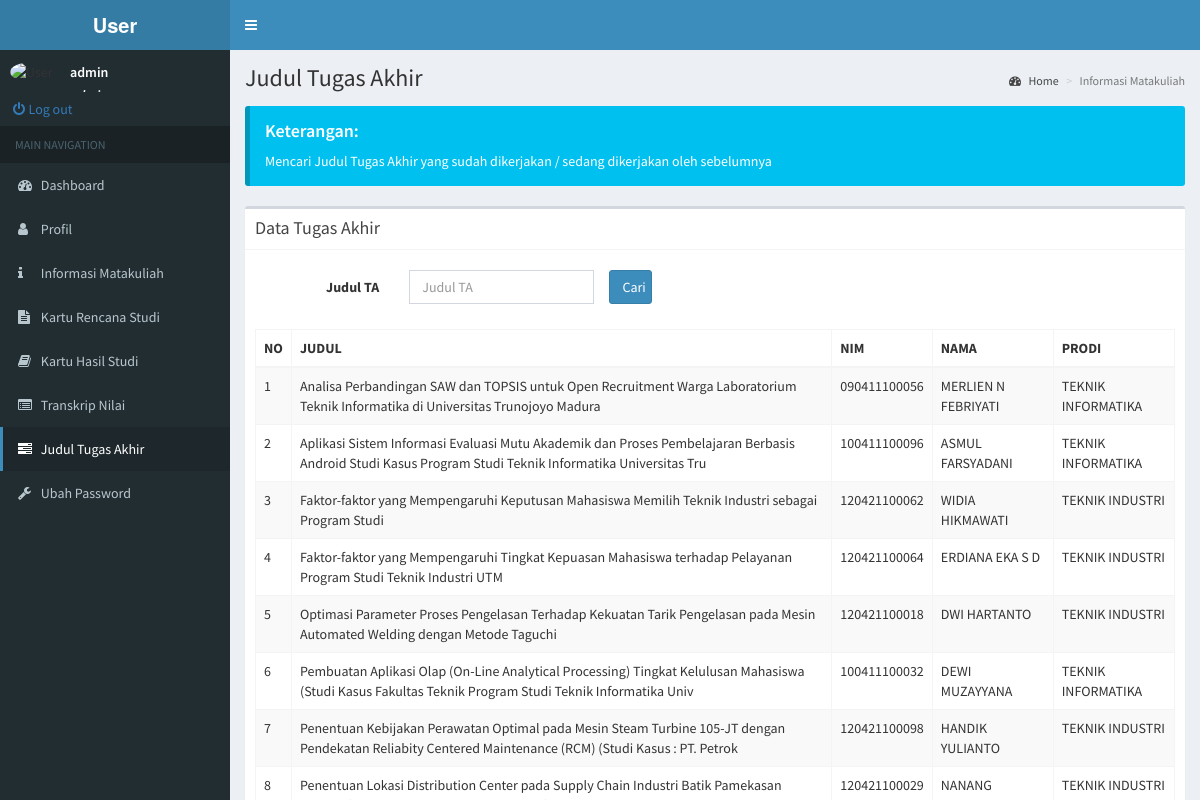
Page /user/pages/layout/JudulTugasAkhir.php (signed in) on the committed database.
### tables this page shows
CREATE TABLE `tbl_menu_user` (
  `id` int(11) NOT NULL,
  `menu` varchar(20) NOT NULL,
  `icon` varchar(20) DEFAULT NULL,
  `link` varchar(100) DEFAULT NULL,
  `sub` varchar(3) DEFAULT NULL
);

CREATE TABLE `tbl_judul_ta` (
  `id` int(11) NOT NULL,
  `judul` varchar(150) NOT NULL,
  `nim` varchar(12) NOT NULL,
  `nama` varchar(100) NOT NULL,
  `prodi` varchar(50) NOT NULL
);

### user/pages/layout/JudulTugasAkhir.php (the view, shortened to what this page needs)
<!DOCTYPE html>
<html>
<head>
  <link rel="stylesheet" href="../../../bower/bower_components/bootstrap/dist/css/bootstrap.min.css">
  <link rel="stylesheet" href="../../../bower/bower_components/font-awesome/css/font-awesome.min.css">
  <link rel="stylesheet" href="../../../bower/bower_components/Ionicons/css/ionicons.min.css">
  <link rel="stylesheet" href="../../../bower/dist/css/AdminLTE.min.css">
  <link rel="stylesheet" href="../../../bower/dist/css/skins/_all-skins.min.css">
</head>
<body class="hold-transition skin-blue fixed sidebar-mini">
<div class="wrapper">
  <header class="main-header">
    <a class="logo">
      <span class="logo-lg"><b>User</b></span>
    </a>
    <nav class="navbar navbar-static-top">
      <a href="#" class="sidebar-toggle" data-toggle="push-menu" role="button">
      </a>
    </nav>
  </header>
  <aside class="main-sidebar">
    <section class="sidebar">
      <div class="user-panel">
        <div class="pull-left image">
          <img src="<?php echo  '../../../bower/dist/img/'.$_SESSION['nim'].'.jpg';?>" class="img-circle" alt="User Image">
        </div>
        <div class="pull-left info">
          <p><?php echo $_SESSION['nama'] ?></p>
          <p><i><?php echo $_SESSION['nim'] ?></i></p>
        </div>
      </div>
      <form method="post" action="../../.././cek/action_out.php">
        <div class="input-group">
          <button name="logout" class="btn btn-link"><i class="fa fa-power-off">&nbsp;</i>Log out</button>
        </div>
      </form>
      <ul class="sidebar-menu" data-widget="tree">
        <li class="header">MAIN NAVIGATION</li>
        <?php
          $con_menu = OpenCon('db_menu');
          $result_menu = $con_menu->query("SELECT * FROM tbl_menu_user ORDER BY id");
          foreach ($result_menu as $key => $value) {
            $class = '';
            $l = '../layout/';
            if ($value['menu'] == 'Dashboard'){
              $l = '../../';
            }
            if ($value['menu'] == $_SESSION['posisi']){
              $class = 'active';
            }
            echo '<li class="'.$class.'">
                    <a href='.$l.''.$value['link'].'>
                      <i class="'.$value['icon'].'"></i> <span>'.$value['menu'].'</span>
                    </a>
                  </li>';
          }
        ?>
      </ul>
    </section>
  </aside>
  <div class="content-wrapper">
    <section class="content-header">
      <h1>
        Judul Tugas Akhir
      </h1>
      <ol class="breadcrumb">
        <li><a href="#"><i class="fa fa-dashboard"></i> Home</a></li>
        <li class="active">Informasi Matakuliah</li>
      </ol>
    </section>
    <section class="content">
      <div class="callout callout-info">
        <h4>Keterangan:</h4>
        <p>Mencari Judul Tugas Akhir yang sudah dikerjakan / sedang dikerjakan oleh sebelumnya</p>
      </div>
      <div class="box">
        <div class="box-header with-border">
          <h3 class="box-title">Data Tugas Akhir</h3>
        </div>
        <div class="box-body">
          <form class="form-horizontal col-lg-7" method="GET">
            <div class="box-body">
              <div class="form-group">
                <label class="col-sm-3 control-label">Judul TA</label>
                <div class="col-sm-5">
                  <input name="judulTA" type="text" class="form-control" placeholder="Judul TA" value="<?php if(!empty($_GET['judulTA'])) echo $_GET['judulTA'];?>">
                </div>
                <button name="cari" class="col-sm-1 btn btn-primary">Cari</button>
              </div>
            </div>
          </form>
          <table class="table table-bordered table-striped">
            <thead>
              <tr>
                <th>NO</th>
                <th>JUDUL</th>
                <th>NIM</th>
                <th>NAMA</th>
                <th>PRODI</th>
              </tr>
            </thead>
            <tbody>
              <?php
                $conn = OpenCon('db_judul_ta');
                if (isset($_GET['cari'])) {
                  $result = $conn->query("SELECT judul,nim,nama,prodi FROM tbl_judul_ta WHERE judul LIKE '%".$_GET['judulTA']."%'");
                }else{
                  $result = $conn->query("SELECT judul,nim,nama,prodi FROM tbl_judul_ta");
                }
                $no = 1;
                while ($value = mysqli_fetch_array($result)) {
                  echo '<tr>
                          <td>'.$no.'</td>
                          <td>'.$value['judul'].'</td>
                          <td>'.$value['nim'].'</td>
                          <td>'.$value['nama'].'</td>
                          <td>'.$value['prodi'].'</td>
                        </tr>';
                  $no++;
                }
              ?>
            </tbody>
          </table>
        </div>
      </div>
    </section>
  </div>
</div>
</body>
</html>

### rows in the picture
tbl_menu_user: menu "Dashboard"
tbl_menu_user: menu "Profil"
tbl_menu_user: menu "Informasi Matakuliah"
tbl_menu_user: menu "Kartu Rencana Studi"
tbl_menu_user: menu "Kartu Hasil Studi"
tbl_menu_user: menu "Transkrip Nilai"
tbl_menu_user: menu "Judul Tugas Akhir"
tbl_menu_user: menu "Ubah Password"
tbl_judul_ta: judul "Analisa Perbandingan SAW dan TOPSIS untuk Open Recruitment Warga Laboratorium Teknik Informatika di Universitas Trunojoyo Madura", nim "090411100056", nama "MERLIEN N FEBRIYATI", prodi "TEKNIK INFORMATIKA"
tbl_judul_ta: judul "Aplikasi Sistem Informasi Evaluasi Mutu Akademik dan Proses Pembelajaran Berbasis Android Studi Kasus Program Studi Teknik Informatika Universitas Tru", nim "100411100096", nama "ASMUL FARSYADANI", prodi "TEKNIK INFORMATIKA"
tbl_judul_ta: judul "Faktor-faktor yang Mempengaruhi Keputusan Mahasiswa Memilih Teknik Industri sebagai Program Studi", nim "120421100062", nama "WIDIA HIKMAWATI", prodi "TEKNIK INDUSTRI"
tbl_judul_ta: judul "Faktor-faktor yang Mempengaruhi Tingkat Kepuasan Mahasiswa terhadap Pelayanan Program Studi Teknik Industri UTM", nim "120421100064", nama "ERDIANA EKA S D", prodi "TEKNIK INDUSTRI"
tbl_judul_ta: judul "Optimasi Parameter Proses Pengelasan Terhadap Kekuatan Tarik Pengelasan pada Mesin Automated Welding dengan Metode Taguchi", nim "120421100018", nama "DWI HARTANTO", prodi "TEKNIK INDUSTRI"
tbl_judul_ta: judul "Pembuatan Aplikasi Olap (On-Line Analytical Processing) Tingkat Kelulusan Mahasiswa (Studi Kasus Fakultas Teknik Program Studi Teknik Informatika Univ", nim "100411100032", nama "DEWI MUZAYYANA", prodi "TEKNIK INFORMATIKA"
tbl_judul_ta: judul "Penentuan Kebijakan Perawatan Optimal pada Mesin Steam Turbine 105-JT dengan Pendekatan Reliabity Centered Maintenance (RCM) (Studi Kasus : PT. Petrok", nim "120421100098", nama "HANDIK YULIANTO", prodi "TEKNIK INDUSTRI"
tbl_judul_ta: judul "Penentuan Lokasi Distribution Center pada Supply Chain Industri Batik Pamekasan…", nim "120421100029", nama "NANANG…", prodi "TEKNIK INDUSTRI"

### other values in the picture
$_SESSION['nama'] "admin"
